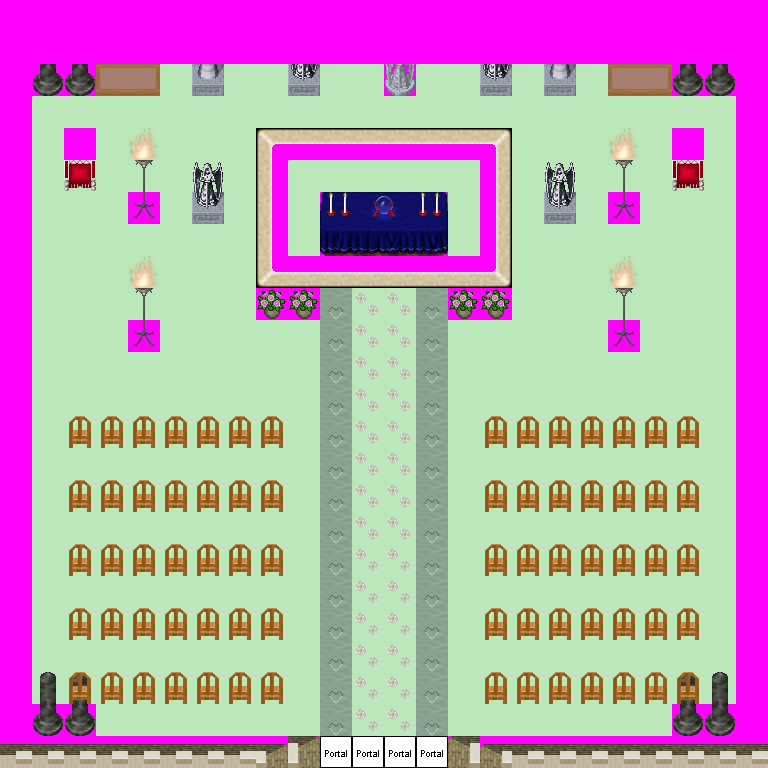

A 2D game scene composited from a Tiled map and its tileset images. What follows is a short description and the map's XML, with each tile layer's data collapsed to a summary:
An orthogonal 24x24 tile map with 32x32 px tiles, 6 tile layers (Ground, Objects, Above, Walkable, ...), 19 tilesets.

<map version="1.0" orientation="orthogonal" width="24" height="24" tilewidth="32" tileheight="32">
 <tileset firstgid="1" name="building_castle" tilewidth="32" tileheight="32">
  <image source="../drawable/building_castle.png" width="640" height="512" />
 </tileset>
 <tileset firstgid="321" name="ground_ground_2" tilewidth="32" tileheight="32">
  <image source="../drawable/ground_ground_2.png" width="128" height="32" />
 </tileset>
 <tileset firstgid="325" name="item_statue_metal_and_stone" tilewidth="32" tileheight="32">
  <image source="../drawable/item_statue_metal_and_stone.png" width="96" height="64" />
 </tileset>
 <tileset firstgid="331" name="furniture_chair_throne_small" tilewidth="32" tileheight="32">
  <image source="../drawable/furniture_chair_throne_small.png" width="32" height="64" />
 </tileset>
 <tileset firstgid="333" name="furniture_chair_wooden_pale" tilewidth="32" tileheight="32">
  <image source="../drawable/furniture_chair_wooden_pale.png" width="64" height="64" />
 </tileset>
 <tileset firstgid="337" name="furniture_table_table_with_beer" tilewidth="32" tileheight="32">
  <image source="../drawable/furniture_table_table_with_beer.png" width="128" height="64" />
 </tileset>
 <tileset firstgid="345" name="furniture_light_iron_lamp" tilewidth="32" tileheight="32">
  <image source="../drawable/furniture_light_iron_lamp.png" width="32" height="96" />
 </tileset>
 <tileset firstgid="348" name="item_statue_grey_stone" tilewidth="32" tileheight="32">
  <image source="../drawable/item_statue_grey_stone.png" width="64" height="64" />
 </tileset>
 <tileset firstgid="352" name="plant_indoor_flowering_plant" tilewidth="32" tileheight="32">
  <image source="../drawable/plant_indoor_flowering_plant.png" width="64" height="32" />
 </tileset>
 <tileset firstgid="354" name="furniture_table_fancy_blue_red" tilewidth="32" tileheight="32">
  <image source="../drawable/furniture_table_fancy_blue_red.png" width="128" height="96" />
 </tileset>
 <tileset firstgid="366" name="plant_flower_daisy_white" tilewidth="32" tileheight="32">
  <image source="../drawable/plant_flower_daisy_white.png" width="64" height="128" />
 </tileset>
 <tileset firstgid="374" name="item_drink_bottle_and_glass" tilewidth="32" tileheight="32">
  <image source="../drawable/item_drink_bottle_and_glass.png" width="128" height="64" />
 </tileset>
 <tileset firstgid="382" name="plant_indoor_flower_vase" tilewidth="32" tileheight="32">
  <image source="../drawable/plant_indoor_flower_vase.png" width="96" height="32" />
 </tileset>
 <tileset firstgid="385" name="item_documents_book" tilewidth="32" tileheight="32">
  <image source="../drawable/item_documents_book.png" width="64" height="64" />
 </tileset>
 <tileset firstgid="389" name="item_statue_cross" tilewidth="32" tileheight="32">
  <image source="../drawable/item_statue_cross.png" width="32" height="32" />
 </tileset>
 <tileset firstgid="390" name="building_window_painted" tilewidth="32" tileheight="32">
  <image source="../drawable/building_window_painted.png" width="32" height="32" />
 </tileset>
 <tileset firstgid="391" name="furniture_light_flames" tilewidth="32" tileheight="32">
  <image source="../drawable/furniture_light_flames.png" width="192" height="32" />
 </tileset>
 <tileset firstgid="397" name="logic_portal" tilewidth="32" tileheight="32">
  <image source="../drawable/logic_portal.png" width="256" height="96" />
 </tileset>
 <tileset firstgid="421" name="walkable_sentinel" tilewidth="32" tileheight="32">
  <image source="../drawable/walkable_sentinel.png" width="32" height="32" />
 </tileset>
 <layer name="Ground" width="24" height="24">
  <data>[576 cells, 576 non-empty, 10 distinct tile ids]</data>
 </layer>
 <layer name="Objects" width="24" height="24">
  <data>[576 cells, 62 non-empty, 12 distinct tile ids]</data>
 </layer>
 <layer name="Above" width="24" height="24">
  <data>[576 cells, 46 non-empty, 9 distinct tile ids]</data>
 </layer>
 <layer name="Walkable" width="24" height="24">
  <data>[576 cells, 169 non-empty, 1 distinct tile ids]</data>
 </layer>
 <layer name="Objects_stendhal" width="24" height="24">
  <data>[576 cells, 209 non-empty, 33 distinct tile ids]</data>
 </layer>
 <layer name="Objects_stendhal2" width="24" height="24">
  <data>[576 cells, 4 non-empty, 1 distinct tile ids]</data>
 </layer>
 <objectgroup name="Mapevents" width="24" height="24" />
 <objectgroup name="Spawn" width="24" height="24" />
 <objectgroup name="Keys" width="24" height="24" />
 <objectgroup name="Replace" width="24" height="24" />
</map>
